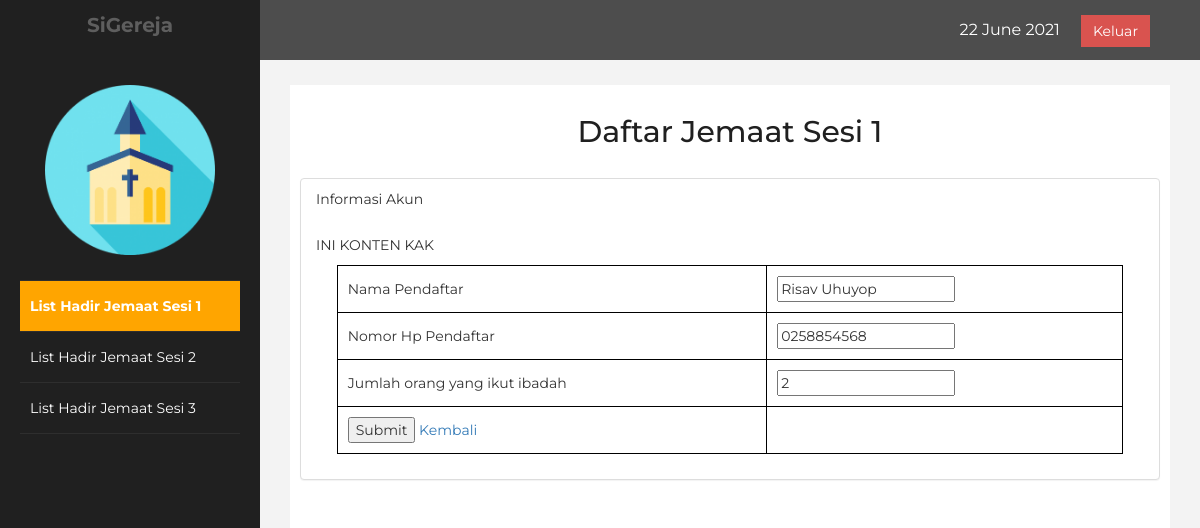
Page /test1.php?id=1 on the committed database.
### tables this page shows
CREATE TABLE `sesi_1` (
  `nomor` int(10) NOT NULL,
  `nama` varchar(50) NOT NULL,
  `no_hp` varchar(30) NOT NULL,
  `jumlah` int(10) NOT NULL
);

### test1.php (the view, shortened to what this page needs)
<!DOCTYPE html>
<html lang="en">
<head>
    <link rel="stylesheet" href="https://maxcdn.bootstrapcdn.com/bootstrap/3.3.7/css/bootstrap.min.css">
    <link rel="stylesheet" href="css/css5.css"/>
    <?php
       include 'koneksi.php';
       $id = $_GET['id'];
       $sql = mysqli_query($koneksi, "select * from sesi_1 where nomor='$id'");
       $row = mysqli_fetch_array($sql);
    ?>
</head>
<body>
    <div id="wrapper">
        <nav class="navbar navbar-default navbar-cls-top " role="navigation" style="margin-bottom: 0">
            <div class="navbar-header">
                <a class="navbar-brand" href="#"> SiGereja</a>
            </div>
    <div style="color: white;padding: 15px 50px 5px 50px;float: right;font-size: 16px;"><?php date_default_timezone_set('Asia/Jakarta'); echo date("d F Y")."&nbsp; &nbsp; &nbsp;"; ?><a href="logout.php" class="btn btn-danger square-btn-adjust">Keluar</a> </div>
        </nav>
            <nav class="navbar-default navbar-side" role="navigation">
            <div class="sidebar-collapse">
                <ul class="nav" id="main-menu">
				<li class="text-center">
                    <img src="resource/image/logogereja.png" class="user-image img-responsive"/>
					</li>
                    <li>
                        <a class="active-menu"  href="admin.php"><i class="fa fa-dashboard fa-3x"></i> List Hadir Jemaat Sesi 1</a>
                    </li>
                    <li>
                        <a  href="admin_test2.php"><i class="fa fa-desktop fa-3x"></i> List Hadir Jemaat Sesi 2</a>
                    </li>
                    <li>
                        <a  href="admin_test3.php"><i class="fa fa-desktop fa-3x"></i> List Hadir Jemaat Sesi 3</a>
                    </li>
				</ul>
            </div>
        </nav>
        <div id="page-wrapper" >
            <div id="page-inner">
                <div class="row">
                    <div class="col-md-12">
                     <h2>Daftar Jemaat Sesi 1</h2>
                        <br>
                    </div>
                </div>
                <div class="row">
                <div class="col-md-12 col-sm-0">
                    <div class="panel">
                        <div class="panel-heading">
                            Informasi Akun
                        </div>
                        <div class="panel-body">
                        INI KONTEN KAK
                        <form method="POST" action="updateAct1.php">
                                <table>
                                    <tr>
                                        <td>Nama Pendaftar</td>
                                        <td><input type="text" value="<?php echo $row['nama'];?>" name="nama"></td>
                                    </tr>
                                    <tr>
                                        <td>Nomor Hp Pendaftar </td>
                                        <td><input type="text" value="<?php echo $row['no_hp'];?>" name="no_hp"></td>
                                    </tr>
                                    <tr>
                                        <td>Jumlah orang yang ikut ibadah</td>
                                        <td><input type="text" value="<?php echo $row['jumlah'];?>" name="jumlah"></td>
                                    </tr>
                                    <tr>
                                        <td>
                                            <input type="submit" value="Submit">
                                            <a href="admin.php">Kembali</a>
                                        </td>
                                    </tr>
                                </table>
                            </form>
                        </div>
                    </div>
                </div>
             </div>
             </div>
            </div>
        </div>
</body>
</html>

### css/css5.css (style rules this page uses)
body { font-family: 'Montserrat', sans-serif; }
table { border: solid 1px rgb(0, 0, 0); border-collapse: collapse; border-spacing: 0; width: 95%; margin: 10px auto 10px auto; }
table tbody td { border: solid 1px black; color: #333; padding: 10px; text-shadow: 1px 1px 1px #fff; }
h2 { text-align: center; }
#wrapper { width: 100%; background:#202020; }
#page-wrapper { padding: 15px 15px; min-height: 600px; background:#F3F3F3; }
#page-inner { width:100%; margin:10px 20px 10px 0px; background-color:#fff!important; padding:10px; min-height:1200px; }
.text-center { text-align:center; }
h2 { color: #202020; }
.square-btn-adjust { border: 0px solid transparent; -webkit-border-radius: 0px; -moz-border-radius: 0px; border-radius: 0px; }
.user-image { margin: 25px auto; -webkit-border-radius: 10px; -moz-border-radius: 10px; border-radius: 10px; max-height:170px; max-width:170px; }
.navbar-cls-top .navbar-brand { color: black; background: orange; width: 260px; text-align: center; height: 60px; font-size: 20px; font-weight: 700; padding-top: 10; }
.active-menu { background-color:orange!important; color: #202020; font-weight: bold; }
.sidebar-collapse , .sidebar-collapse .nav { background:none; }
.sidebar-collapse .nav { padding:0; }
.sidebar-collapse .nav > li > a { color:#fff; background:#202020; text-shadow:none; }
.sidebar-collapse > .nav > li > a { padding:15px 10px; }
.sidebar-collapse > .nav > li { border-bottom: 1px solid rgba(107, 108, 109, 0.19); }
.navbar-side { border:none; background-color: #202020; padding-left: 20px; padding-right: 20px; }
.navbar-cls-top { background:#4D4D4D; border-bottom:none; }
.navbar-default { border:0px solid black; }
.navbar-header { background: #202020; }
@media (min-width:768px) { #page-wrapper { margin: 0 0 0 260px; padding: 15px 30px; min-height: 1200px; } }
@media (min-width:768px) { .navbar-side { z-index: 1; position: absolute; width: 260px; } }
@media (min-width:768px) { .navbar { border-radius: 0px; } }
.panel { margin-bottom: 20px; background-color: #fff; border: 1px solid transparent; border-color: #ddd; border-radius: 4px; -webkit-box-shadow: 0 1px 1px rgba(0, 0, 0, .05); box-shadow: 0 1px 1px rgba(0, 0, 0, .05); }
.panel-body { padding: 15px; }

### rows in the picture
sesi_1: nama "Risav Uhuyop", no_hp "0258854568", jumlah "2"
